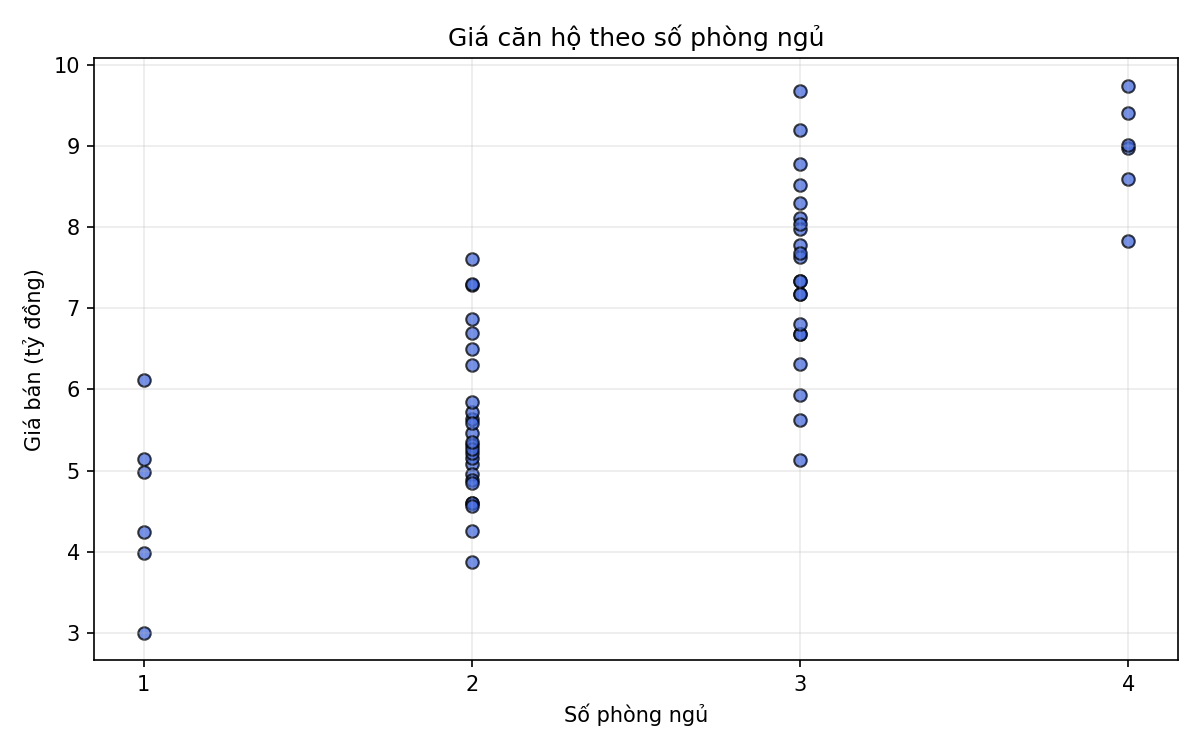

The script that saved this image:
# -*- coding: utf-8 -*-
import pandas as pd
import matplotlib.pyplot as plt

df = pd.read_csv("data/gia_nha.csv")

plt.figure(figsize=(8, 5))
plt.scatter(df["so_phong"], df["gia"], color="royalblue", alpha=0.75, edgecolors="black")
plt.xlabel("Số phòng ngủ")
plt.ylabel("Giá bán (tỷ đồng)")
plt.title("Giá căn hộ theo số phòng ngủ")
plt.xticks(sorted(df["so_phong"].unique()))
plt.grid(alpha=0.25)
plt.tight_layout()
plt.savefig("baitap01/bai2.png", dpi=150)

print("Nhan xet: Nhin chung, can ho co nhieu phong ngu hon thuong co gia cao hon. Tuy nhien, cac muc gia van phan tan nen so phong khong phai la yeu to duy nhat quyet dinh gia.")
plt.show()
